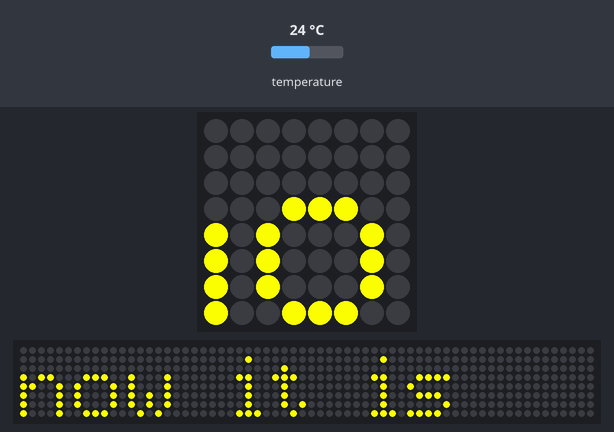
Bench run of a program on a simulated Raspberry Pi (BCM pin numbers) with a Sense HAT. Shown: the Sense HAT's 8×8 RGB LED matrix, a strip that is not on the board, showing the scrolling text unrolled. The test bench sets the inputs (shaded band); at power-on: temperature 24 °C. The 64×8 strip is a reading aid, not a part: it shows the text the matrix is scrolling, unrolled, one strip-width of it at a time.

Above: at 1.28 s.
1.3 s: temperature set to 10.5 °C
11.5 s: temperature set to 9.5 °C
At 20.71 s:
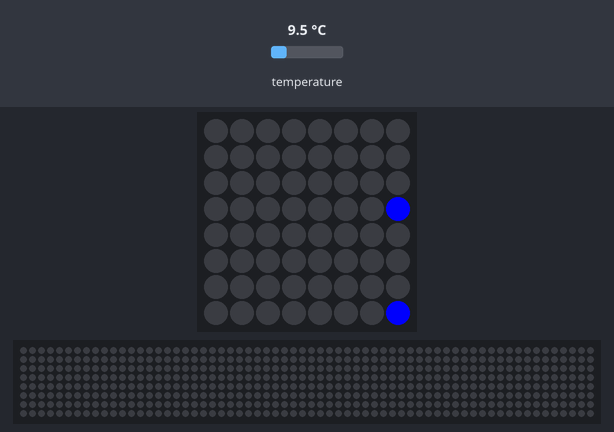
22.3 s: temperature set to 12 °C
At 29.07 s:
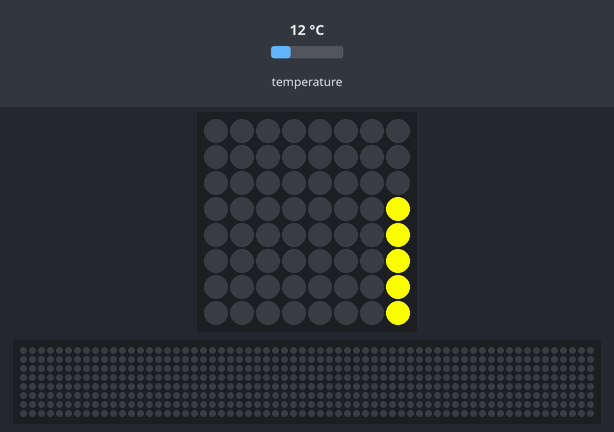
32.5 s: temperature set to 9 °C
At 39.85 s:
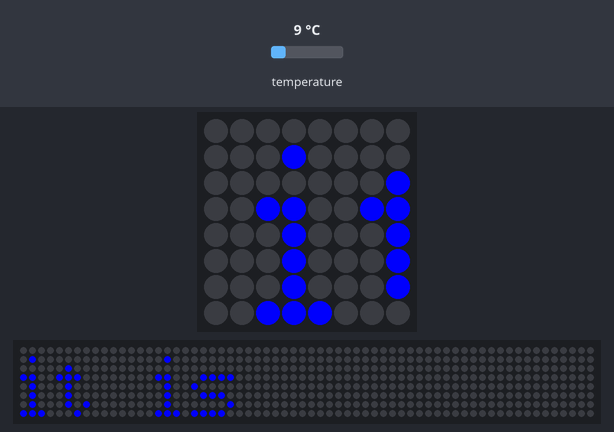

Measured:
- the behaviour switches between 10 and 9.9 °C on temperature (found by bisection; images 0 and 1)
- after the input at 11.5 s, the LEDs: first differ from a run without the input after 9.2 s (image 1)
- after the input at 22.3 s, the LEDs: first differ from a run without the input after 6.7 s (image 2)
- after the input at 32.5 s, the LEDs: first differ from a run without the input after 6.8 s (image 3 shows a later state)

The program:

TempNTalk.py
```python
#

#!/usr/bin/env python3

from sense_hat import SenseHat
import time

"""
  Sense HAT Sensors Display - Temp
"""
sense = SenseHat()

#Put colors here
blue=(0, 0, 255)
red=(255,0,0)
yellow=(255, 255, 0)

cold= "it is freezing"
hot= "it his so hot"
perfect= "now it is perfect"

while True:
  temp= sense.temp#change this to humidity
  if temp<10:
    sense.show_message(str(cold),text_colour=blue)
  elif temp>60:
    sense.show_message(str(hot),text_colour=red)
  else:
    sense.show_message(str(perfect),text_colour=yellow)
```
